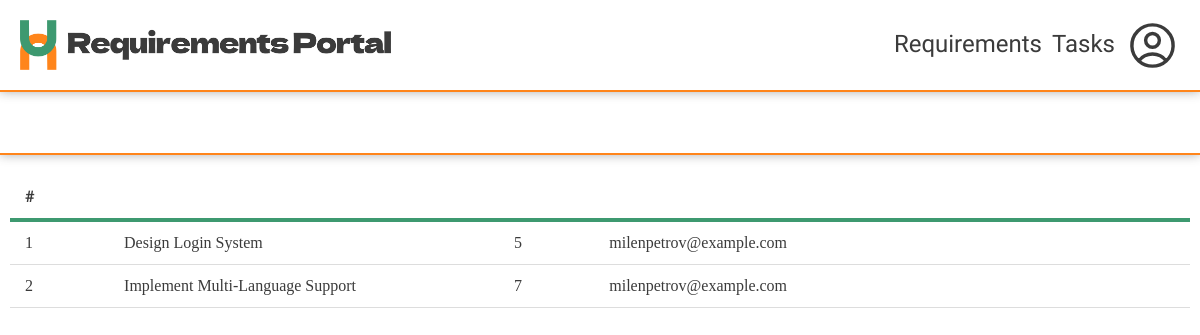
Page /task/index.php (signed in) on the committed database.
### tables this page shows
CREATE TABLE IF NOT EXISTS tasks (
    id INT AUTO_INCREMENT PRIMARY KEY,
    title VARCHAR(100) NOT NULL,
    user_group ENUM('5','6','7') DEFAULT '5',
    user_id INT NOT NULL,
    created_at TIMESTAMP DEFAULT CURRENT_TIMESTAMP,
    FOREIGN KEY (user_id) REFERENCES users(id) ON DELETE CASCADE
);

CREATE TABLE IF NOT EXISTS users (
    id INT AUTO_INCREMENT PRIMARY KEY,
    username VARCHAR(50) NOT NULL UNIQUE,
    email VARCHAR(100) NOT NULL UNIQUE,
    password VARCHAR(255) NOT NULL,
    user_group ENUM('teacher', '5','6','7') NOT NULL DEFAULT '5',
    created_at TIMESTAMP DEFAULT CURRENT_TIMESTAMP
);

### app/database/DatabaseConnection.php (called while the page is built, shortened)
<?php
require_once __DIR__ . '/DatabaseBootstrapper.php';
class DatabaseConnection {
    private static $instance = null;
    private $connection;
    private function __construct() {
        try {
            $dsn = "mysql:host=" . DB_HOST . ";charset=utf8mb4";
            $tempConn = new PDO($dsn, DB_USER, DB_PASS);
            $tempConn->setAttribute(PDO::ATTR_ERRMODE, PDO::ERRMODE_EXCEPTION);
            $bootstrapper = new DatabaseBootstrapper($tempConn);
            $dsn = "mysql:host=" . DB_HOST . ";dbname=" . DB_NAME . ";charset=utf8mb4";
            $this->connection = new PDO($dsn, DB_USER, DB_PASS);
            $this->connection->setAttribute(PDO::ATTR_ERRMODE, PDO::ERRMODE_EXCEPTION);
        } catch (PDOException $e) {
            die("Database connection failed: " . $e->getMessage());
        }
    }
    public static function getInstance() {
        if (!self::$instance) {
            self::$instance = new DatabaseConnection();
        }
        return self::$instance;
    }
    public function getConnection() {
        return $this->connection;
    }
}

### app/database/DatabaseBootstrapper.php (called while the page is built, shortened)
<?php
class DatabaseBootstrapper
{
    public function __construct($connection)
    {
        $this->conn = $connection;
    }
    private function needsInitialization()
    {
        try {
            return false;
        } catch (PDOException $e) {
            return true;
        }
    }
}

### app/services/TaskService.php (called while the page is built, shortened)
<?php
require_once __DIR__ . '/../database/DatabaseConnection.php';
class TaskService
{
    private static $instance = null;
    public static function getInstance()
    {
        if (self::$instance == null) {
            self::$instance = new TaskService();
        }
        return self::$instance;
    }
    private $db;
    private function __construct()
    {
        $this->db = DatabaseConnection::getInstance()->getConnection();
    }
    public function getTasks($user_group = "")
    {
        try {
            $sql = "SELECT t.*, u.email,
                    (SELECT COUNT(*) FROM `taskRequirements` WHERE task_id = t.id AND status = 'in_progress') AS pendingCount,
                    (SELECT COUNT(*) FROM `taskRequirements` WHERE task_id = t.id AND status = 'complete') AS completedCount
                FROM `tasks` t
                LEFT JOIN `users` u ON t.user_id = u.id";
            $stmt = $this->db->query($sql);
            $result = $stmt->fetchAll();
            return $result;
        } catch (Exception $e) {
            throw new Exception(($translations['error'] ?? 'Error') . ': ' . $e->getMessage());
        }
    }
}
?>

### public/task/index.php (the view, shortened to what this page needs)
<?php
$authUser = $_SESSION['auth_user'];
require_once __DIR__ . '/../../app/services/TaskService.php';
$taskService = TaskService::getInstance();
$tasks = array();
try {
    $tasks = $taskService->getTasks(
        $authUser['user_group'] === 'teacher' ? '' : $authUser['user_group'],
    );
} catch (Exception $e) {
    $tasksError = $e->getMessage();
}
?>
<?php require_once __DIR__ . '/../common/header.php'; ?>
<div class="title-container">
</div>
<div class="content">
    <table class="task-table">
        <thead>
            <tr>
                <th>#</th>
                <th><?= $translations['title']; ?></th>
                <?php if ($authUser['user_group'] === 'teacher'): ?>
                    <th><?= $translations['user_group']; ?></th>
                <?php endif; ?>
                <th><?= $translations['creator']; ?></th>
                <th><?= $translations['status']; ?></th>
            </tr>
        </thead>
        <tbody id="tasksBody">
            <?php foreach ($tasks as $idx => $task): ?>
                <tr class="task-entry" data-id="<?= $task['id']; ?>">
                    <td>
                        <?= $idx + 1 ?>
                    </td>
                    <td class="title">
                        <?= $task['title']; ?>
                    </td>
                    <?php if ($authUser['user_group'] === 'teacher'): ?>
                        <td>
                            <?= $task['user_group']; ?>
                        </td>
                    <?php endif; ?>
                    <td>
                        <?= $task['email']; ?>
                    </td>
                    <td>
                    </td>
                </tr>
            <?php endforeach; ?>
        </tbody>
    </table>
    <p class="no-rows">
    </p>
</div>
<?php require_once __DIR__ . '/../common/footer.php'; ?>

### public/assets/css/main.css (style rules this page uses)
body { --main-color: #007bff; --main-color-secondary: #0056b3; --main-color-opaque: rgba(0, 123, 255, 0.3); --orange: #ff851b; --orange-secondary: #e67312; --green: #3d9970; --green-secondary: #358f61; --danger: #ff0000; --danger-secondary: #b70808; --white: #fff; --off-white: #fff; --text: #3b3b3b; --gray-1: #333; --gray-2: #666; --gray-3: #ddd; --gray-4: #ddd; --gray-5: #f4f4f4; --gray-6: #f9f9f9; --gray-7: #f1f1f1; --gray-8: #f4f4f9; --black: black; --black-opaque: rgba(0, 0, 0, 0.1); font-family: "Merriweather", serif; margin: 0; padding: 0; background-color: var(--off-white); color: var(--text); }
table { width: 100%; border-collapse: collapse; margin: 20px 0; font-size: 16px; text-align: left; }
th, td { padding: 12px 15px; border-bottom: 1px solid var(--gray-3); border-top: 1px solid var(--gray-3); flex: 1; }
td.title { width: 30vw; }
th { font-weight: bold; border: none; border-bottom: 4px solid var(--green); font-family: "Dela Gothic One", serif; }
tr:nth-child(even) { background-color: var(--white); }
.title-container { display: flex; justify-content: space-between; align-items: center; color: var(--text); }
.title-container:not(.secondary) { position: sticky; top: 90px; background: white; z-index: 1; margin: -10px -10px 10px; padding: 10px; border-bottom: 2px solid var(--orange); box-shadow: 0px 0px 10px 0px rgba(59, 59, 59, .4); }
.no-rows { text-align: center; padding: 50px 0; font-style: italic; }

### rows in the picture
tasks: title "Design Login System", user_group "5", user.email "milenpetrov@example.com"
tasks: title "Implement Multi-Language Support", user_group "7", user.email "milenpetrov@example.com"

### other values in the picture
$translations['requirements'] "Requirements"
$translations['tasks'] "Tasks"
